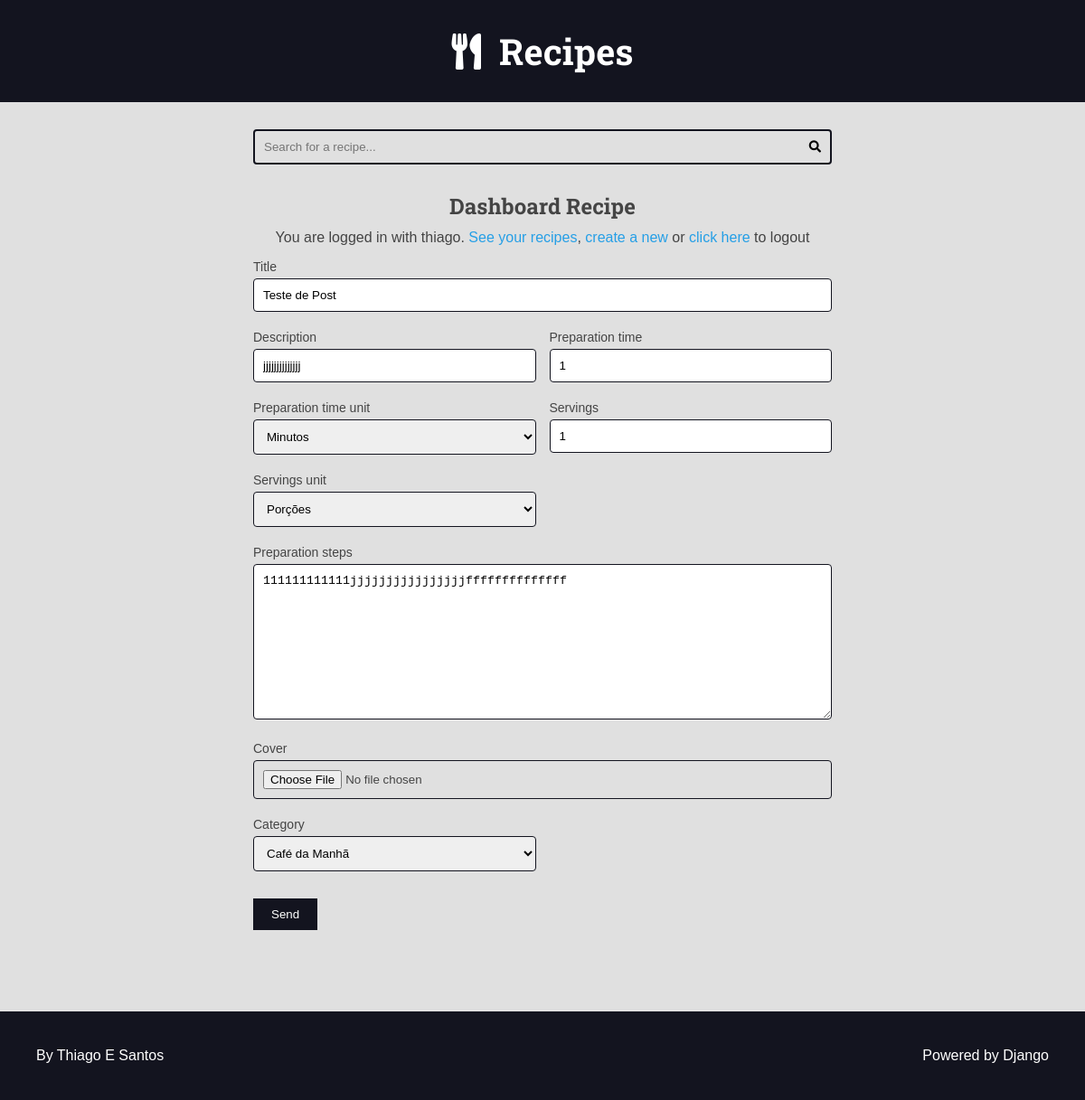
Screenshot of /authors/dashboard/recipe/1036/edit/ (signed in) with the database file from the repository.
### recipes/models.py (models this page shows, shortened)
class Recipe(models.Model):
    title = models.CharField(max_length=65)
    description = models.CharField(max_length=165)
    slug = models.SlugField(unique=True)
    preparation_time = models.IntegerField()
    preparation_time_unit = models.CharField(max_length=65)
    servings = models.IntegerField()
    servings_unit = models.CharField(max_length=65)
    preparation_steps = models.TextField()
    preparation_steps_is_html = models.BooleanField(default=False)
    created_at = models.DateTimeField(auto_now_add=True)
    updated_at = models.DateTimeField(auto_now=True)
    is_published = models.BooleanField(default=False)
    cover = models.ImageField(
        upload_to='recipes/covers/%Y/%m/%d/', blank=True, default='')
    category = models.ForeignKey(
        Category, on_delete=models.SET_NULL, null=True, blank=True,
        default=None,
    )
    author = models.ForeignKey(
        User, on_delete=models.SET_NULL, null=True
    )

### authors/views/dashboard_recipe.py (the view, shortened to what this page needs)
@method_decorator(
    login_required(login_url='authors:login', redirect_field_name='next'),
    name='dispatch'
)
class DashboardRecipe(View):
    def get_recipe(self, id=None):
        recipe = None
        if id:
            recipe = Recipe.objects.filter(
                author=self.request.user.id,
                is_published=False,
                pk=id,
            ).first()
            if not recipe:
                raise Http404()
        return recipe
    def render_recipe(self, form):
        return render(self.request, 'authors/pages/dashboard_recipe.html', context={'form': form})
    def get(self, request, id=None):
        recipe = self.get_recipe(id)
        form = AuthorRecipeForm(instance=recipe)
        return self.render_recipe(form)

### authors/forms/recipe_form.py (shortened to what this page needs)
class AuthorRecipeForm(forms.ModelForm):
    def __init__(self, *args, **kwargs):
        super().__init__(*args, **kwargs)
        self._my_errors = defaultdict(list)
        add_attr(self.fields.get('title'), 'class', 'span-2')
        add_attr(self.fields.get('preparation_steps'), 'class', 'span-2')
        add_attr(self.fields.get('cover'), 'class', 'span-2')
    class Meta:
        model = Recipe
        fields = ('title', 'description', 'preparation_time', 'preparation_time_unit', 'servings', 'servings_unit', 'preparation_steps',
                  'cover', 'category',)
        widgets = {
            'cover': forms.FileInput(
                attrs={
                    'class': 'span-2'
                }
            ),
            'servings_unit': forms.Select(
                choices=(
                    ('Porções', 'Porções'),
                    ('Pedaços', 'Pedaços'),
                    ('Pessoas', 'Pessoas'),
                )
            ),
            'preparation_time_unit': forms.Select(
                choices=(
                    ('Minutos', 'Minutos'),
                    ('Horas', 'Horas'),
                )
            ),
        }

### recipes/models.py (called while the page is built)
    def __str__(self):
        return self.name

### utils/django_forms.py (called while the page is built)
def add_attr(field, attr_name, attr_new_val):
    existing = field.widget.attrs.get(attr_name, '')
    field.widget.attrs[attr_name] = f'{existing} {attr_new_val}'.strip()

### authors/templates/authors/pages/dashboard_recipe.html (shortened to what this page needs)
{% extends 'global/base.html' %}
{% block content %}
  <div class="main-content center container">
    <h2>Dashboard Recipe</h2>
    {% include 'authors/partials/login_message.html' %}
    <div class="left">
      {% include 'global/partials/form.html' %}
    </div>
  </div>
{% endblock content %}

### authors/templates/authors/partials/login_message.html (shortened to what this page needs)
{% if request.user.is_authenticated %}
    <div class="login-message">
      You are logged in with
      {{ request.user.username }}.
      <a href="{% url 'authors:dashboard' %}">See your recipes</a>,
      <a href="{% url 'authors:dashboard_recipe_create'%}">create a new</a> or
      <form class="inline-form" action="{% url 'authors:logout' %}" method="post">
        <button class="plain-text-button" type="submit">click here</button>
      </form> to logout
    </div>
    {% endif %}

### base_templates/global/partials/form.html (shortened to what this page needs)
<div class="main-content container">
    <form class="main-form" action=" {{ form_action }} " method="POST" enctype="multipart/form-data">
      <div class="form-content form-content-grid">
        {% for field in form %}
          <div class="form-group {{ field.field.widget.attrs.class }}">
            <label for="{{ field.id_for_label }}">{{ field.label }}</label>
            {{field}}
          </div>
        {% endfor %}
      </div>
      <div class="form-content form-content-grid">
        <div class="form-group">
          <button type="submit">Send</button>
        </div>
      </div>
    </form>
  </div>

### base_static/global/css/styles.css (style rules this page uses)
:root { --color-primary: #269fe6; --color-primary-hover: #2086c2; --color-primary-dark: #13141f; --color-primary-dark-hover: #212336; --color-primary-light: #d4ecfa; --color-primary-light-hover: #bdd8e7; --color-white: #fff; --color-black: #000; --color-dark-text: #444; --color-info-light: #cce5ff; --color-debug-light: #cce5ff; --color-success-light: #d4edda; --color-alert-light: #fff3cd; --color-warning-light: #fff3cd; --color-error-light: #f8d7da; --color-info-dark: #4d86c4; --color-debug-dark: #4d86c4; --color-success-dark: #4a9c5d; --color-alert-dark: #927f40; --color-warning-dark: #927f40; --color-error-dark: #da525d; --color-gray-0: #f9f9f9; --color-gray-1: #e0e0e0; --color-gray-2: #c7c7c7; --color-gray-3: #aeaeae; --color-gray-4: #959595; --color-gray-5: #7d7d7d; --color-gray-6: #646464; --color-gray-7: #4b4b4b; --color-gray-8: #323232; --color-gray-9: #191919; --font-primary: sans-serif; --font-headings: 'Roboto Slab', serif; --spacing-gutter-medium: 3rem; --spacing-gutter-large: 4rem; }
* { padding: 0; margin: 0; box-sizing: border-box; }
html { font-size: 62.5%; }
body { font-size: 1.6rem; font-family: var(--font-primary); background: var(--color-gray-1); color: var(--color-dark-text); }
h1, h2, h3, h4, h5, h6 { font-family: var(--font-headings); }
a { color: var(--color-primary); text-decoration: none; }
.container { max-width: 144rem; margin: 0 auto; padding: var(--spacing-gutter-medium); }
.main-content { padding-top: 0; }
.login-message { margin: 1rem 0; }
.center { text-align: center; }
.left { text-align: left; }
.form-content { max-width: 64rem; margin: 0 auto; margin-bottom: var(--spacing-gutter-medium); }
.form-content label, .form-content .help-text, .errorlist { display: block; margin: 0.5rem 0; font-size: 1.4rem; list-style: none; }
.form-content input, .form-content textarea, .form-content select { width: 100%; padding: 1rem; border-radius: .4rem; border: 1px solid var(--color-primary-dark); }
.form-content-grid { display: grid; grid-template-columns: repeat(auto-fit, minmax(30rem, 1fr)); gap: calc(var(--spacing-gutter-medium) / 2); }
.form-content button { padding: 1rem 2rem; border: none; background: var(--color-primary-dark); color: var(--color-white) }
.inline-form { display: inline; }
.span-2 { grid-column: span 2; }
.plain-text-button { display: inline; border: none; background: none; cursor: pointer; color: var(--color-primary); font-size: 1.6rem; }

### rows the page displays
Recipe: form "Teste de Post" "jjjjjjjjjjjjjj" "1" "Minutos" "1" "Porções" "111111111111jjjjjjjjjjjjjjjjffffffffffffff" "Café da Manhã"

### other values shown
{{ request.user.username }} "thiago"
{{ field.label }} "Title" "Description" "Preparation time" "Preparation time unit" "Servings" "Servings unit" "Preparation steps" "Cover" "Category"
